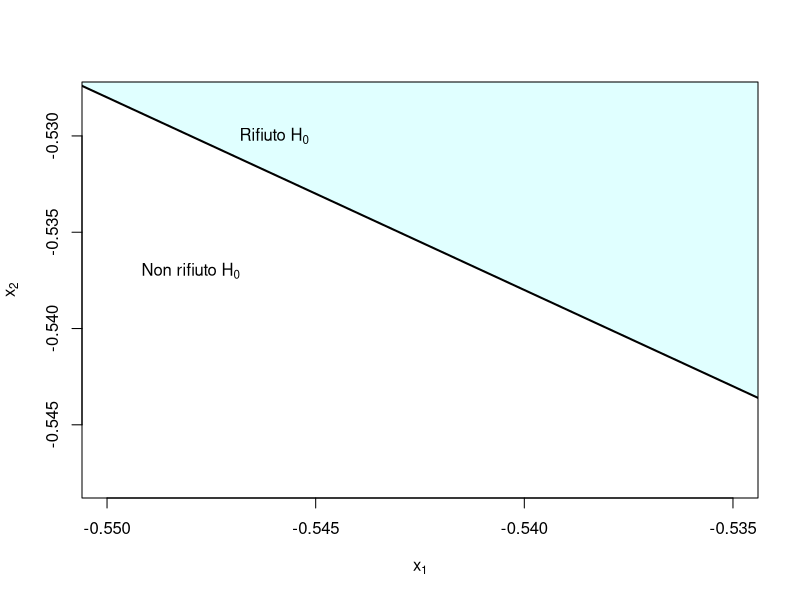
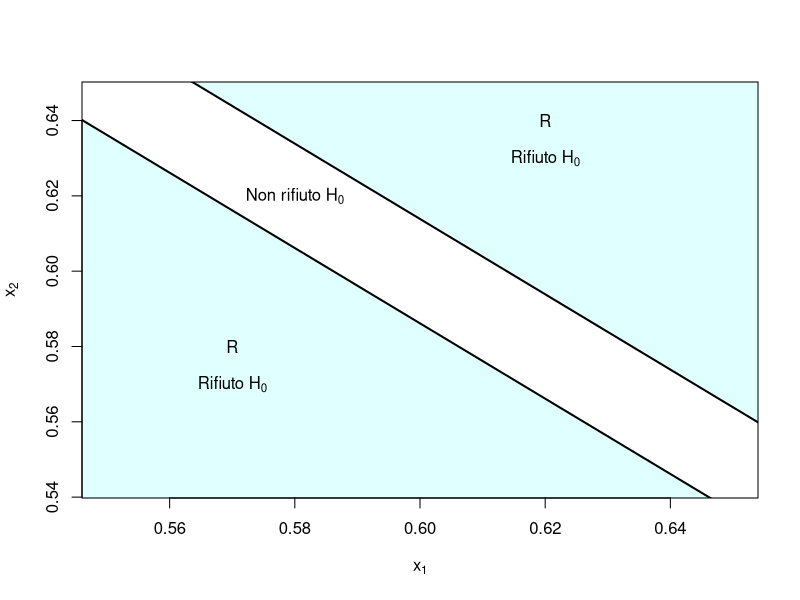
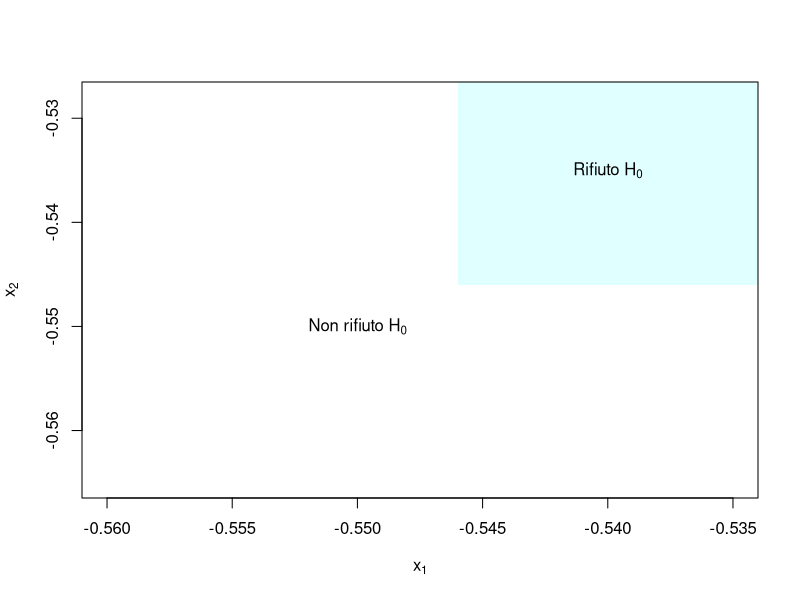

Write R code to recreate these figures, in order.
testUnilateraleDestro <- function() {
  x1 = -0.555
  x2 = -0.530
  xMin = -0.55
  xMax = -0.535
  nbPoints = 100
  PloygonScalingFactor = 100
  x = seq(x1,x2,length.out=nbPoints)
  y = -x - 1.078
  yMin = min(y)
  yMax = -0.528
  
  # colorazione triangolo superiore
  xPol=c(x1,x2,x2)
  yPol=c(y[1],y[1],y[100])
  
  plot(x,y,type="l",lwd=2,xlim=c(xMin,xMax),ylim=c(yMin,yMax),xlab=expression(x[1]),ylab=expression(x[2]),
		  panel.first=polygon(xPol,yPol,col="lightcyan",border = NA))

  text(-0.548,-0.537,expression(paste("Non rifiuto ", H[0])))
  text(-0.546,0.-0.530,expression(paste("Rifiuto ", H[0])))
}
testUnilateraleDestro()
print("");

testBilaterale <- function() {
	x1 = 0.54
	x2 = 0.67
	xMin = 0.55
	xMax = 0.65
	nbPoints = 100
	PloygonScalingFactor = 100
	x = seq(x1,x2,length.out=nbPoints)
	y2 = -x + 1.213859
	y1 = -x + 1.186141
	yMin = min(y2)
	yMax = max(y1)
	
	# colorazione triangolo inferiore
	xPolInf=c(x1,x1,x2)
	yPolInf=c(y1[1],y1[100],y1[100])
	
	# colorazione triangolo superiore
	xPolSup=c(x1,x2,x2)
	yPolSup=c(y2[1],y2[1],y2[100])
	
    xPol = c(xPolInf,x2,xPolSup)
	yPol = c(yPolInf,NA,yPolSup)

	plot(x,y2,type="l",lwd=2,xlim=c(xMin,xMax),ylim=c(yMin,yMax),
			xlab=expression(x[1]),ylab=expression(x[2]),
			panel.first=polygon(xPol,yPol,col="lightcyan",border = NA))
    
	lines(x,y1,lwd=2)

	text(0.58,0.62,expression(paste("Non rifiuto ", H[0])))
	text(0.62,0.63,expression(paste("Rifiuto ", H[0])))
	text(0.62,0.64,label="R")
	text(x=0.57,y=0.57,labels=expression(paste("Rifiuto ", H[0])))
	text(0.57,0.58,label="R")
}

testBilaterale()

regioneCritica3 <- function() {
  x1 = -0.565
  x2 = -0.530
  xMin = -0.56
  xMax = -0.535

  yMin = -0.565
  yMax = -0.528
  
  # colorazione triangolo superiore
  xPol=c(-0.546,-0.546,-0.53,-0.53)
  yPol=c(-0.546,-0.525,-0.525,-0.546)
 
  
  plot(x=c(1,2),y=c(1,2),type="l",lwd=2,xlim=c(xMin,xMax),ylim=c(yMin,yMax),
		  xlab=expression(x[1]),ylab=expression(x[2]),
		  panel.first=polygon(xPol,yPol,col="lightcyan",border = NA))

  

  
  text(-0.55,-0.55,expression(paste("Non rifiuto ", H[0])))
  text(-0.54,0.-0.535,expression(paste("Rifiuto ", H[0])))
}

regioneCritica3()
print("");
